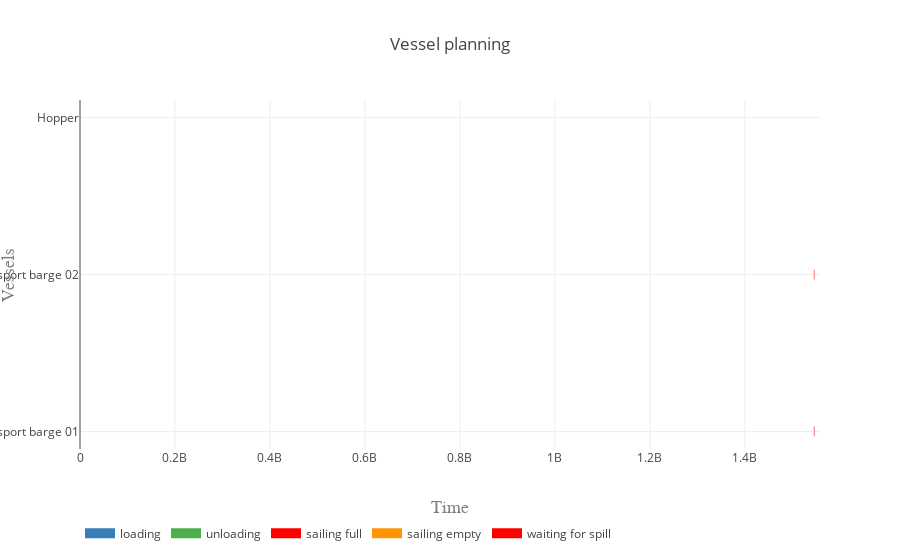

Notebook code for this chart:
### Code cell
vessels = [transport_barge_01, transport_barge_02, hopper]
activities = ['loading', 'unloading', 'sailing full', 'sailing empty', 'waiting for spill']
colors = {0:'rgb(55,126,184)', 1:'rgb(77,175,74)', 2:'rgb(255,0,0)', 3:'rgb(255,150,0)', 4:'rgb(255, 0, 0)'}

plot.vessel_planning(vessels, activities, colors)

### Figure 1 — Plotly figure (JSON) as saved in the notebook; plotly's stock layout.template omitted (floating-point values rounded to 4 significant figures; data arrays with more than 128 entries replaced by an {"elided": "..."} marker saying what was removed)
{"data": [{"connectgaps": false, "hoverinfo": "y+name", "line": {"color": "rgb(55,126,184)", "width": 10}, "mode": "lines", "name": "loading", "type": "scatter", "uid": "30aed39f-9234-4393-a4eb-0a50d42d36a4", "x": {"elided": "2000 float values"}, "y": {"elided": "2000 str values"}}, {"connectgaps": false, "hoverinfo": "y+name", "line": {"color": "rgb(77,175,74)", "width": 10}, "mode": "lines", "name": "unloading", "type": "scatter", "uid": "54e440a6-39da-457c-a5dd-e10fbd8ae642", "x": {"elided": "2000 float values"}, "y": {"elided": "2000 str values"}}, {"connectgaps": false, "hoverinfo": "y+name", "line": {"color": "rgb(255,0,0)", "width": 10}, "mode": "lines", "name": "sailing full", "type": "scatter", "uid": "78847f09-52e9-445f-89c7-d595bc9298ef", "x": {"elided": "2000 float values"}, "y": {"elided": "2000 str values"}}, {"connectgaps": false, "hoverinfo": "y+name", "line": {"color": "rgb(255,150,0)", "width": 10}, "mode": "lines", "name": "sailing empty", "type": "scatter", "uid": "3a1f4a54-f70c-450c-88ee-472dd4a0e937", "x": {"elided": "1990 float values"}, "y": {"elided": "1990 str values"}}, {"connectgaps": false, "hoverinfo": "y+name", "line": {"color": "rgb(255, 0, 0)", "width": 10}, "mode": "lines", "name": "waiting for spill", "type": "scatter", "uid": "c0c46717-096b-4d13-ab3e-b7cb416adbbd", "x": [1545000000.0, 1545000000.0, 1546000000.0, 1546000000.0, 1546000000.0, 1545000000.0, 1545000000.0, 1546000000.0, 1546000000.0, 1546000000.0], "y": ["Transport barge 01", "Transport barge 01", "Transport barge 01", "Transport barge 01", null, "Transport barge 02", "Transport barge 02", "Transport barge 02", "Transport barge 02", null]}], "layout": {"hovermode": "closest", "legend": {"orientation": "h", "x": 0, "y": -0.2}, "title": "Vessel planning", "xaxis": {"range": [0, 1558000000.0], "title": "Time", "titlefont": {"color": "#7f7f7f", "family": "Courier New, monospace", "size": 18}}, "yaxis": {"title": "Vessels", "titlefont": {"color": "#7f7f7f", "family": "Courier New, monospace", "size": 18}}}}
